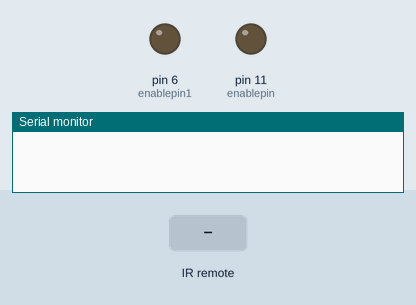
A sketch run on a simulated Arduino Uno, built with avr-gcc and run on an emulated ATmega328P. Parts: output pins drawn as LEDs (lit = HIGH), the last lines printed to the serial monitor. The inputs (shaded band) are chosen by the test bench.

Above: at 1.2 s.
1.3 s: infrared code 0x20DFA25D received
At 2.5 s:
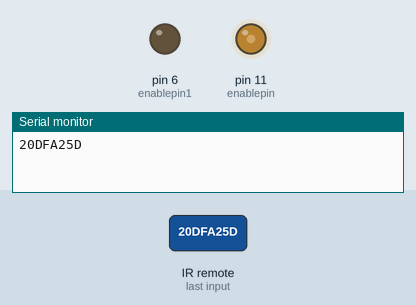
2.8 s: infrared code 0x20DF12ED received
At 3.9 s:
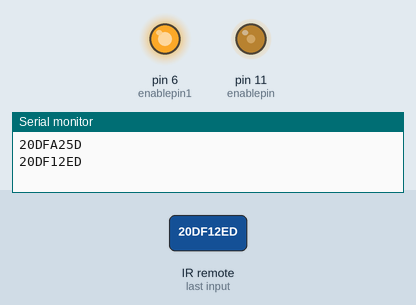
4.3 s: infrared code 0x20DF22DD received
At 5.0 s:
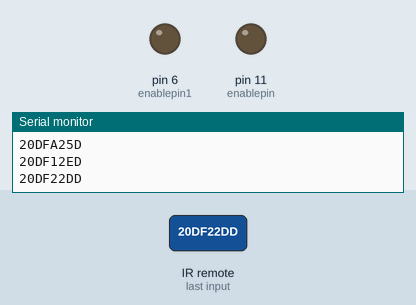
5.8 s: infrared code 0x20DF629D received
At 6.2 s:
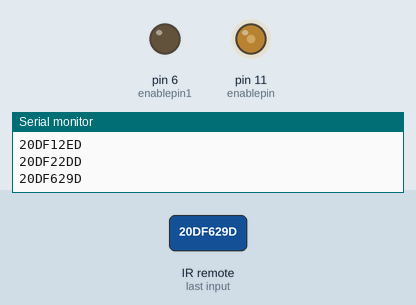
Timing chart, 0 to 8.8 s (numbered marks = the images above; inputs shaded):
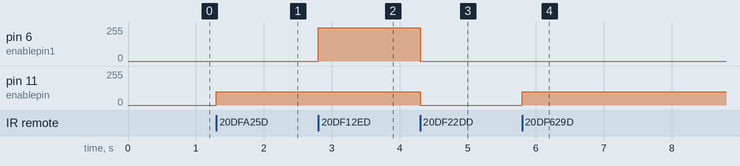

Measured:
- after the input at 1.3 s, pin 11 (enablepin): 0/255 → 100/255 at once
- after the input at 2.8 s, pin 6 (enablepin1): 0/255 → 250/255 at once
- after the input at 4.3 s, pin 6 (enablepin1): 250/255 → 0/255 at once; pin 11 (enablepin): 100/255 → 0/255 at once
- after the input at 5.8 s, pin 11 (enablepin): 0/255 → 100/255 at once

The sketch:

rccar.ino
```cpp
#include <IRremote.h>
int enablepin = 11;
int enablepin1 = 6;
int in = 4;
int intwo = 7;
int in11 = 5;
int in22 = 8;
int RECV_PIN = 3;
IRrecv irrecv(RECV_PIN);
decode_results results;
int lastcom = 0;

const int  fwd  = 0x20DFA25D ;
const int bwd = 0x20DF629D;
const int right = 0x20DF12ED;
const int left = 0x20DFE21D;
const int stp = 0x20DF22DD;


void setup()
{
  Serial.begin(9600);
  irrecv.enableIRIn(); // Start the receiver
}


void loop() {
  int com = 0;
  if (irrecv.decode(&results)) {
    Serial.println(results.value, HEX);
    if(results.value != 0xFFFFFFFF){
      com = results.value;
    }
    else {
      com = lastcom;
    }
    switch (com) {
    case fwd :
     forward();
      break;
    case bwd :
      backward();
      break;
    case right :
      digitalWrite(in,LOW);
      digitalWrite(intwo,HIGH);
      analogWrite(enablepin,100);
      digitalWrite(in11,HIGH);
      digitalWrite(in22,LOW);
      analogWrite(enablepin1,250);
      break;
    case left :
      digitalWrite(in,LOW);
      digitalWrite(intwo,HIGH);
      analogWrite(enablepin,100);
      digitalWrite(in11,LOW);
      digitalWrite(in22,HIGH);
      analogWrite(enablepin1,250);
      break;
    default:
      digitalWrite(in,HIGH);
      digitalWrite(intwo,HIGH);
      analogWrite(enablepin,0);
      digitalWrite(in22,LOW);
      digitalWrite(in11,LOW);
      analogWrite(enablepin1,0);
      break;
    }
    lastcom = com;

    //dump(&results);
    irrecv.resume(); // Receive the next value
  }

}
void forward () {
    digitalWrite(in,LOW);
      digitalWrite(intwo,HIGH);
      analogWrite(enablepin,100);
}

void backward() {
      digitalWrite(in,HIGH);
      digitalWrite(intwo,LOW);
      analogWrite(enablepin,100);
}
```
